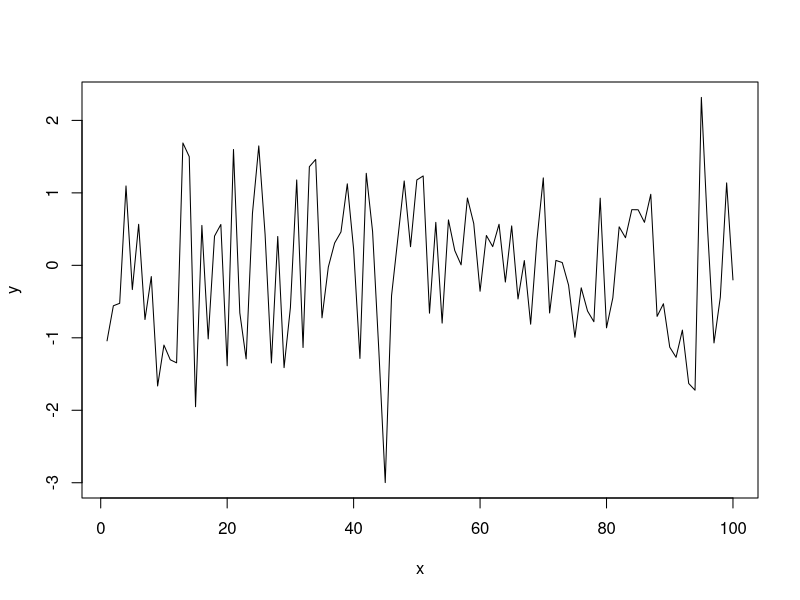

This chart was generated by the following R code:
## ---- chunk 1
knitr::opts_chunk$set(echo = TRUE)
## ---- chunk 2
dat <- data.frame(x = 1:100, y = rnorm(100))
plot(y ~ x, data = dat, type = 'l')
